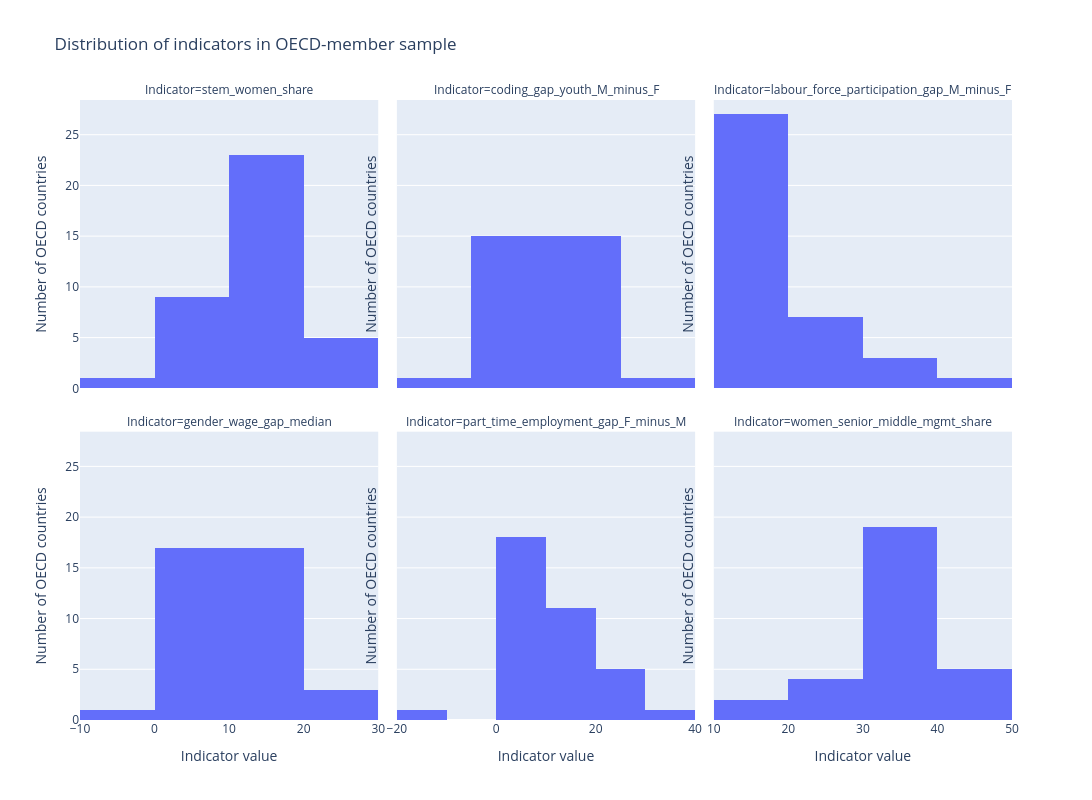

Write notebook code for a chart like this one.
### Code cell
# Histogram for each indicator

# Long-format: indicator, value
df_long = (
    df_main[indicator_cols]
    .melt(
        value_name="value",
        var_name="indicator"
    )
    .dropna(subset=["value"])
)

fig = px.histogram(
    df_long,
    x="value",
    facet_col="indicator",       
    facet_col_wrap=3,            
    nbins=10,
    labels={
        "value": "Indicator value",
        "indicator": "Indicator",
    },
    title="Distribution of indicators in OECD-member sample",
)

fig.update_yaxes(title_text="Number of OECD countries")
fig.update_xaxes(matches=None)  

fig.update_layout(
    height=800,   
    width=1100,
    showlegend=False,
)

fig.show()

### Figure 1 — Plotly figure (JSON) as saved in the notebook; plotly's stock layout.template omitted (floating-point values rounded to 4 significant figures)
{"data": [{"bingroup": "x", "hovertemplate": "Indicator=stem_women_share<br>Indicator value=%{x}<br>count=%{y}<extra></extra>", "legendgroup": "", "marker": {"color": "#636efa", "pattern": {"shape": ""}}, "name": "", "nbinsx": 10, "orientation": "v", "showlegend": false, "type": "histogram", "x": [33.35, 29.19, 28.37, 35.63, 26.05, 20.99, 34.61, 37.32, 34.13, 28.72, 36.37, 27.5, 41.55, 34.14, 34.47, 35.24, 41.68, 28.67, 36.39, 43.29, 36.47, 39.54, 18.08, 27.66, 31.68, 32.16, 33.47, 34.33, 34.16, 29.71, 43.05, 40.23, 35.91, 33.43, 32.81, 38.84, 36.03, 38.48], "xaxis": "x4", "yaxis": "y4"}, {"bingroup": "x", "hovertemplate": "Indicator=coding_gap_youth_M_minus_F<br>Indicator value=%{x}<br>count=%{y}<extra></extra>", "legendgroup": "", "marker": {"color": "#636efa", "pattern": {"shape": ""}}, "name": "", "nbinsx": 10, "orientation": "v", "showlegend": false, "type": "histogram", "x": [10.87, 9.955, 16.86, 9.924, 3.919, 4.207, 15.59, 6.287, 14.2, 18.29, 7.521, 16.14, 5.841, 19.03, -0.3714, 13.55, 28.85, 16.24, 7.13, 4.376, 9.352, 8.439, 9.635, 3.935, 15.81, 10.84, 8.75, 18.83, 10.21, 10.15, 17.72, 3.707], "xaxis": "x5", "yaxis": "y5"}, {"bingroup": "x", "hovertemplate": "Indicator=labour_force_participation_gap_M_minus_F<br>Indicator value=%{x}<br>count=%{y}<extra></extra>", "legendgroup": "", "marker": {"color": "#636efa", "pattern": {"shape": ""}}, "name": "", "nbinsx": 10, "orientation": "v", "showlegend": false, "type": "histogram", "x": [7.65, 8.144, 7.97, 7.674, 7.639, 17.98, 24.08, 24.53, 9.655, 7.929, 8.131, 8.156, 4.924, 4.591, 6.198, 7.543, 14.94, 10.41, 9.274, 5.471, 4.1, 17.06, 11.75, 14.85, 4.539, 6.17, 5.73, 29.69, 7.967, 6.151, 7.375, 12.04, 5.822, 9.535, 6.6, 4.742, 35.63, 9.831], "xaxis": "x6", "yaxis": "y6"}, {"bingroup": "x", "hovertemplate": "Indicator=gender_wage_gap_median<br>Indicator value=%{x}<br>count=%{y}<extra></extra>", "legendgroup": "", "marker": {"color": "#636efa", "pattern": {"shape": ""}}, "name": "", "nbinsx": 10, "orientation": "v", "showlegend": false, "type": "histogram", "x": [10.67, 11.06, 0.9069, 16.5, 11.01, 13.59, 0.5882, 7.327, 13.55, 13.47, 3.335, 6.74, 19.77, 13.1, 6.579, 13.14, 7.59, 14.24, 14.08, 10.82, 20.85, 5.109, 20.65, 28.95, 6.342, -8.677, 16.89, 11.41, 6.168, 4.689, 8.212, 4.039, 9.511, 12.47, 8.533, 7.513, 4.921, 17.29], "xaxis": "x", "yaxis": "y"}, {"bingroup": "x", "hovertemplate": "Indicator=part_time_employment_gap_F_minus_M<br>Indicator value=%{x}<br>count=%{y}<extra></extra>", "legendgroup": "", "marker": {"color": "#636efa", "pattern": {"shape": ""}}, "name": "", "nbinsx": 10, "orientation": "v", "showlegend": false, "type": "histogram", "x": [16.92, 25.86, 18.3, 10.03, 29.03, 4.751, 5.209, 11.13, 5.809, 25.23, 9.626, 12.43, 5.543, 7.224, 11.48, 19.28, 7.049, 2.696, 20.09, 10.62, -10.77, 23.39, 3.143, 12.07, 2.905, 8.8, 33.26, 11.95, 15.7, 3.955, 5.066, 2.098, 4.503, 4.735, 5.12, 7.477], "xaxis": "x2", "yaxis": "y2"}, {"bingroup": "x", "hovertemplate": "Indicator=women_senior_middle_mgmt_share<br>Indicator value=%{x}<br>count=%{y}<extra></extra>", "legendgroup": "", "marker": {"color": "#636efa", "pattern": {"shape": ""}}, "name": "", "nbinsx": 10, "orientation": "v", "showlegend": false, "type": "histogram", "x": [39.39, 33.79, 33.69, 31.9, 26.9, 26.76, 33.12, 36.67, 31.51, 40.45, 38.72, 39.46, 31.36, 38.47, 37.08, 37.35, 32.17, 24.82, 13.27, 35.38, 16.98, 41.57, 29.82, 32.62, 41.76, 38.1, 34.11, 35.33, 43.8, 44.33], "xaxis": "x3", "yaxis": "y3"}], "layout": {"annotations": [{"font": {}, "showarrow": false, "text": "Indicator=gender_wage_gap_median", "x": 0.16, "xanchor": "center", "xref": "paper", "y": 0.465, "yanchor": "bottom", "yref": "paper"}, {"font": {}, "showarrow": false, "text": "Indicator=part_time_employment_gap_F_minus_M", "x": 0.5, "xanchor": "center", "xref": "paper", "y": 0.465, "yanchor": "bottom", "yref": "paper"}, {"font": {}, "showarrow": false, "text": "Indicator=women_senior_middle_mgmt_share", "x": 0.84, "xanchor": "center", "xref": "paper", "y": 0.465, "yanchor": "bottom", "yref": "paper"}, {"font": {}, "showarrow": false, "text": "Indicator=stem_women_share", "x": 0.16, "xanchor": "center", "xref": "paper", "y": 1.0, "yanchor": "bottom", "yref": "paper"}, {"font": {}, "showarrow": false, "text": "Indicator=coding_gap_youth_M_minus_F", "x": 0.5, "xanchor": "center", "xref": "paper", "y": 1.0, "yanchor": "bottom", "yref": "paper"}, {"font": {}, "showarrow": false, "text": "Indicator=labour_force_participation_gap_M_minus_F", "x": 0.84, "xanchor": "center", "xref": "paper", "y": 1.0, "yanchor": "bottom", "yref": "paper"}], "barmode": "relative", "height": 800, "legend": {"tracegroupgap": 0}, "showlegend": false, "title": {"text": "Distribution of indicators in OECD-member sample"}, "width": 1100, "xaxis": {"anchor": "y", "domain": [0, 0.32], "title": {"text": "Indicator value"}}, "xaxis2": {"anchor": "y2", "domain": [0.34, 0.66], "title": {"text": "Indicator value"}}, "xaxis3": {"anchor": "y3", "domain": [0.68, 1.0], "title": {"text": "Indicator value"}}, "xaxis4": {"anchor": "y4", "domain": [0, 0.32], "showticklabels": false}, "xaxis5": {"anchor": "y5", "domain": [0.34, 0.66], "showticklabels": false}, "xaxis6": {"anchor": "y6", "domain": [0.68, 1.0], "showticklabels": false}, "yaxis": {"anchor": "x", "domain": [0, 0.465], "title": {"text": "Number of OECD countries"}}, "yaxis2": {"anchor": "x2", "domain": [0, 0.465], "matches": "y", "showticklabels": false, "title": {"text": "Number of OECD countries"}}, "yaxis3": {"anchor": "x3", "domain": [0, 0.465], "matches": "y", "showticklabels": false, "title": {"text": "Number of OECD countries"}}, "yaxis4": {"anchor": "x4", "domain": [0.535, 1.0], "matches": "y", "title": {"text": "Number of OECD countries"}}, "yaxis5": {"anchor": "x5", "domain": [0.535, 1.0], "matches": "y", "showticklabels": false, "title": {"text": "Number of OECD countries"}}, "yaxis6": {"anchor": "x6", "domain": [0.535, 1.0], "matches": "y", "showticklabels": false, "title": {"text": "Number of OECD countries"}}}}
